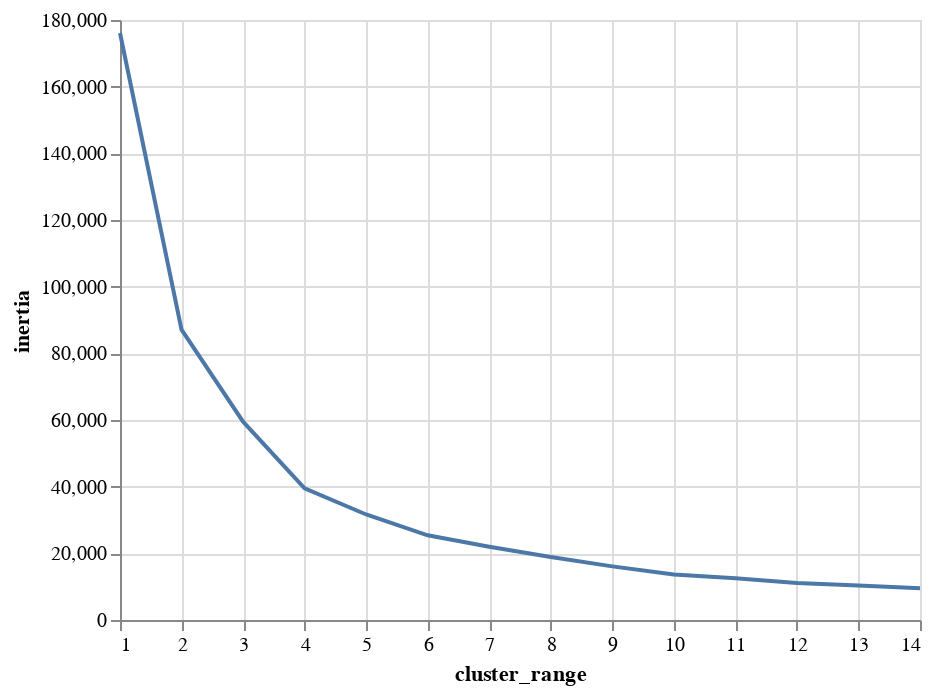

Write notebook code for a chart like this one.
### Code cell
#@title use mark_line() and encode() from the altair package to plot the Elbow graph with 'cluster_range'
alt.Chart(clusters).mark_line()\
   .encode(alt.X('cluster_range'), alt.Y('inertia'))

### Figure 1 — Vega-Lite specification as saved in the notebook (floating-point values rounded to 4 significant figures)
{"config": {"view": {"continuousWidth": 400, "continuousHeight": 300}}, "data": {"name": "data-caeb5c16e490a35743b52d92dc075290"}, "mark": "line", "encoding": {"x": {"field": "cluster_range", "type": "quantitative"}, "y": {"field": "inertia", "type": "quantitative"}}, "$schema": "https://vega.github.io/schema/vega-lite/v4.17.0.json", "datasets": {"data-caeb5c16e490a35743b52d92dc075290": [{"cluster_range": 1, "inertia": 176100.0}, {"cluster_range": 2, "inertia": 87120.0}, {"cluster_range": 3, "inertia": 59490.0}, {"cluster_range": 4, "inertia": 39530.0}, {"cluster_range": 5, "inertia": 31650.0}, {"cluster_range": 6, "inertia": 25420.0}, {"cluster_range": 7, "inertia": 21950.0}, {"cluster_range": 8, "inertia": 18870.0}, {"cluster_range": 9, "inertia": 16080.0}, {"cluster_range": 10, "inertia": 13680.0}, {"cluster_range": 11, "inertia": 12550.0}, {"cluster_range": 12, "inertia": 11130.0}, {"cluster_range": 13, "inertia": 10330.0}, {"cluster_range": 14, "inertia": 9555.0}]}}
